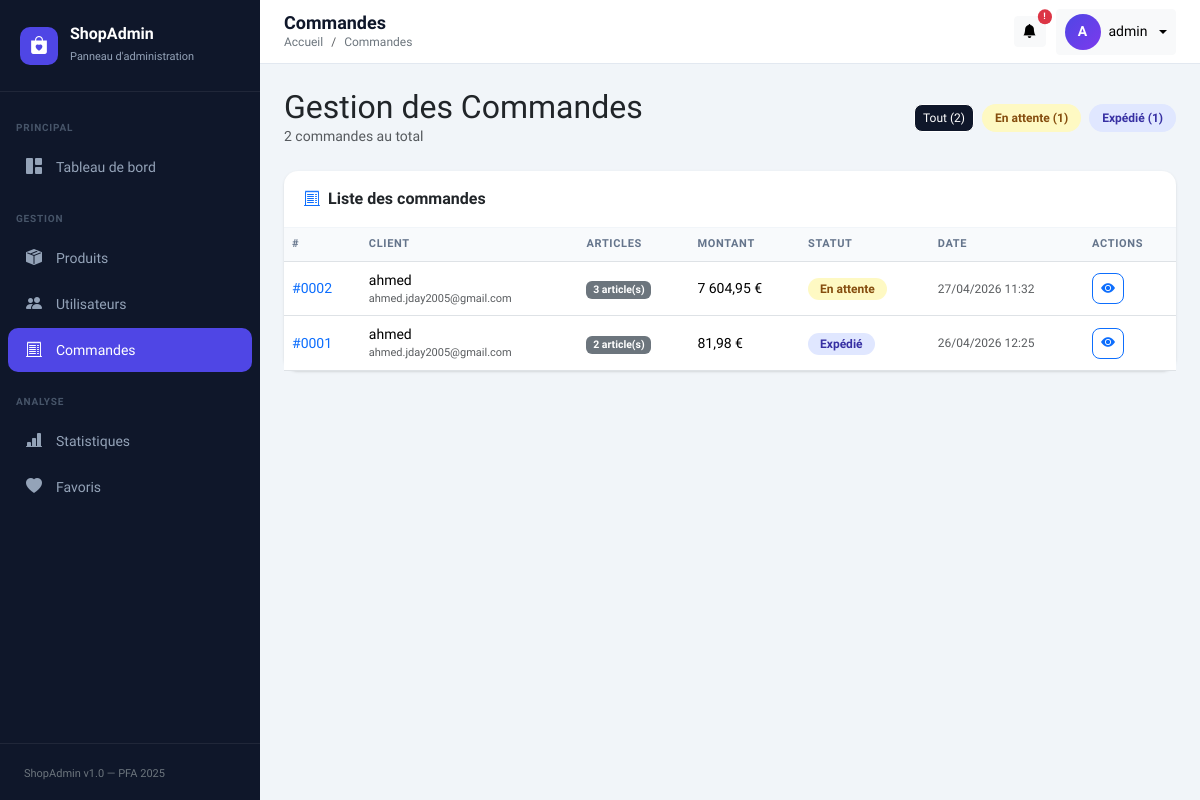
The page /dashboard-admin-main/index.php?page=orders (signed in) on the database as committed earlier.
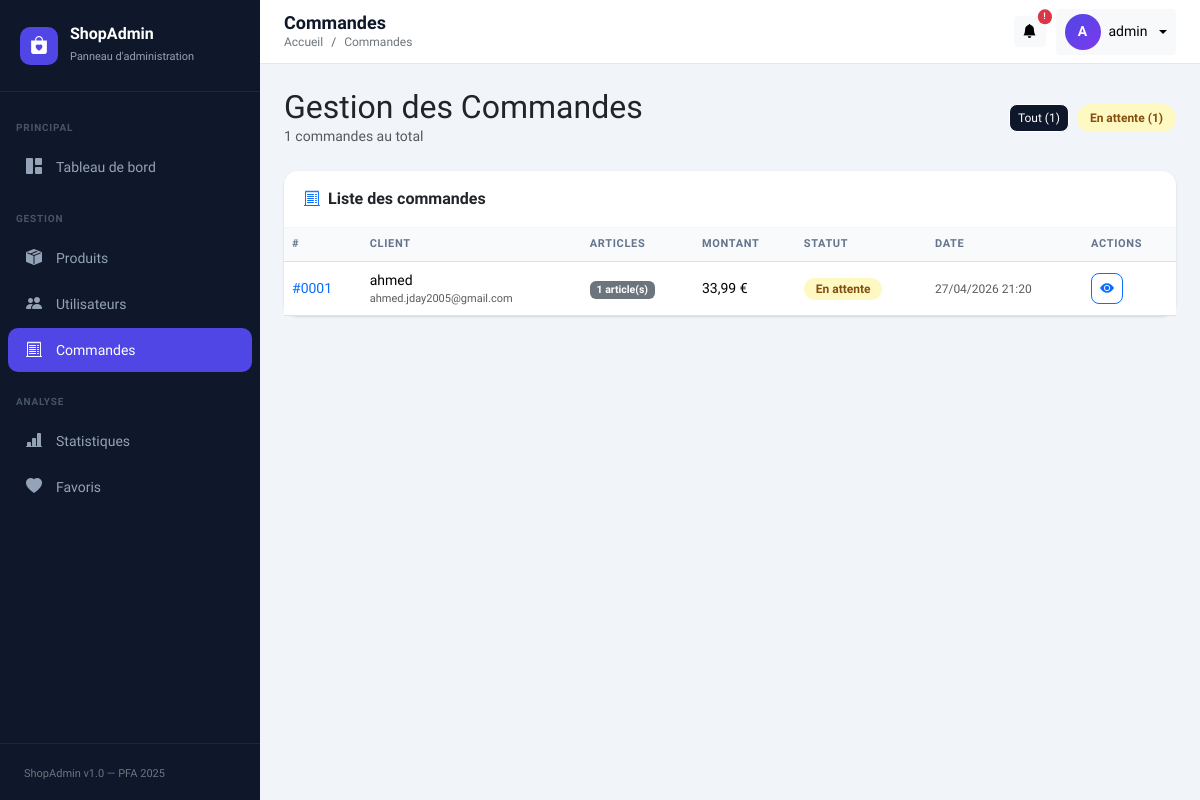
The same page on the database as committed later.
### tables this page shows
CREATE TABLE `orders` (
  `id` int(11) NOT NULL,
  `user_id` int(11) DEFAULT NULL,
  `total_price` decimal(10,2) DEFAULT NULL,
  `status` enum('pending','paid','shipped','delivered','cancelled') DEFAULT 'pending',
  `created_at` timestamp NOT NULL DEFAULT current_timestamp()
);

CREATE TABLE `users` (
  `id` int(11) NOT NULL,
  `name` varchar(50) NOT NULL,
  `email` varchar(255) NOT NULL,
  `role` enum('admin','customer') DEFAULT 'customer',
  `is_active` tinyint(1) DEFAULT 1,
  `password` varchar(255) NOT NULL,
  `reset_token_hash` varchar(64) DEFAULT NULL,
  `reset_token_expires_at` datetime DEFAULT NULL,
  `is_verified` tinyint(1) DEFAULT 0,
  `verification_code` varchar(6) DEFAULT NULL,
  `code_expiry` datetime DEFAULT NULL
);

### dashboard-admin-main/controllers/OrderController.php (called while the page is built, shortened)
<?php
require_once __DIR__ . '/../models/Order.php';
class OrderController {
    private Order $model;
    public function __construct() {
        $this->model = new Order();
    }
    public function index(): void {
        $orders = $this->model->getAll();
        require __DIR__ . '/../views/orders/index.php';
    }
}

### dashboard-admin-main/config/database.php (called while the page is built, shortened)
<?php
class Database {
    private static ?PDO $instance = null;
    public static function getInstance(): PDO {
        if (self::$instance === null) {
            $dsn = "mysql:host=" . DB_HOST . ";dbname=" . DB_NAME . ";charset=" . DB_CHARSET;
            $options = [
                PDO::ATTR_ERRMODE            => PDO::ERRMODE_EXCEPTION,
                PDO::ATTR_DEFAULT_FETCH_MODE => PDO::FETCH_ASSOC,
                PDO::ATTR_EMULATE_PREPARES   => false,
            ];
            try {
                self::$instance = new PDO($dsn, DB_USER, DB_PASS, $options);
            } catch (PDOException $e) {
                error_log("Erreur connexion DB : " . $e->getMessage());
                die(json_encode(['error' => 'Connexion à la base de données échouée.']));
            }
        }
        return self::$instance;
    }
}

### dashboard-admin-main/models/Order.php (called while the page is built, shortened)
<?php
require_once __DIR__ . '/../config/database.php';
class Order {
    private PDO $db;
    public function __construct() {
        $this->db = Database::getInstance();
    }
    public function getAll(): array {
        $stmt = $this->db->query("
            SELECT o.*, o.total_price AS total, u.name AS user_name, u.email AS user_email,
                   COUNT(oi.id) AS items_count
            FROM orders o
            JOIN users u ON o.user_id = u.id
            LEFT JOIN order_items oi ON o.id = oi.order_id
            GROUP BY o.id
            ORDER BY o.created_at DESC
        ");
        return $stmt->fetchAll();
    }
}

### dashboard-admin-main/views/orders/index.php (the view, shortened to what the changed rows need)
<?php
require_once __DIR__ . '/../../includes/header.php';
require_once __DIR__ . '/../../includes/sidebar.php';
$statusCounts = [];
foreach ($orders as $o) {
    $statusCounts[$o['status']] = ($statusCounts[$o['status']] ?? 0) + 1;
}
?>
<div class="main-wrapper">
    <?php require_once __DIR__ . '/../../includes/navbar.php'; ?>
    <div class="content-area">
        <div class="d-flex justify-content-between align-items-center mb-4">
            <div>
                <h2 class="fw-800 mb-0">Gestion des Commandes</h2>
                <p class="text-muted mb-0" style="font-size:14px;"><?= count($orders) ?> commandes au total</p>
            </div>
            <div class="d-flex gap-2 flex-wrap">
                <button class="btn btn-sm filter-btn active" data-filter="all"
                        style="border-radius:8px;background:#0f172a;color:#fff;font-size:12px;">
                    Tout (<?= count($orders) ?>)
                </button>
                <?php
                $statusLabels = [
                    'pending'    => ['label'=>'En attente',  'class'=>'status-pending'],
                    'processing' => ['label'=>'En cours',    'class'=>'status-processing'],
                    'shipped'    => ['label'=>'Expédié',     'class'=>'status-shipped'],
                    'delivered'  => ['label'=>'Livré',       'class'=>'status-delivered'],
                    'cancelled'  => ['label'=>'Annulé',      'class'=>'status-cancelled'],
                ];
                foreach ($statusLabels as $key => $info):
                    if (isset($statusCounts[$key])): ?>
                <button class="btn btn-sm filter-btn status-badge <?= $info['class'] ?>"
                        data-filter="<?= $key ?>" style="font-size:12px;">
                    <?= $info['label'] ?> (<?= $statusCounts[$key] ?>)
                </button>
                <?php endif; endforeach; ?>
            </div>
        </div>
        <div class="card">
            <div class="card-header">
                <i class="bi bi-receipt-cutoff me-2 text-primary"></i>Liste des commandes
            </div>
            <div class="table-responsive">
                <table class="table mb-0" id="ordersTable">
                    <thead>
                        <tr>
                            <th>#</th>
                            <th>Client</th>
                            <th>Articles</th>
                            <th>Montant</th>
                            <th>Statut</th>
                            <th>Date</th>
                            <th>Actions</th>
                        </tr>
                    </thead>
                    <tbody>
                        <?php if (empty($orders)): ?>
                        <tr>
                            <td colspan="7" class="text-center py-5 text-muted">
                                <i class="bi bi-receipt fs-1 d-block mb-2"></i>Aucune commande.
                            </td>
                        </tr>
                        <?php else: ?>
                        <?php foreach ($orders as $order): ?>
                        <tr data-status="<?= $order['status'] ?>">
                            <td>
                                <span class="fw-700 text-primary">#<?= str_pad($order['id'], 4, '0', STR_PAD_LEFT) ?></span>
                            </td>
                            <td>
                                <div class="fw-600" style="font-size:14px;"><?= htmlspecialchars($order['user_name']) ?></div>
                                <div class="text-muted" style="font-size:11px;"><?= htmlspecialchars($order['user_email']) ?></div>
                            </td>
                            <td>
                                <span class="badge bg-secondary"><?= $order['items_count'] ?> article(s)</span>
                            </td>
                            <td class="fw-700"><?= number_format($order['total'], 2, ',', ' ') ?> €</td>
                            <td>
                                <span class="status-badge status-<?= $order['status'] ?>">
                                    <?= $statusLabels[$order['status']]['label'] ?? $order['status'] ?>
                                </span>
                            </td>
                            <td class="text-muted" style="font-size:12px;">
                                <?= date('d/m/Y H:i', strtotime($order['created_at'])) ?>
                            </td>
                            <td>
                                <a href="index.php?page=orders&action=show&id=<?= $order['id'] ?>"
                                   class="btn btn-sm btn-outline-primary" style="border-radius:8px;" title="Voir détails">
                                    <i class="bi bi-eye-fill"></i>
                                </a>
                            </td>
                        </tr>
                        <?php endforeach; ?>
                        <?php endif; ?>
                    </tbody>
                </table>
            </div>
        </div>
    </div>
</div>
<?php require_once __DIR__ . '/../../includes/footer.php'; ?>

Rows that differ between the two databases and show on the page:
removed orders: id "0002", user.name "ahmed", user.email "ahmed.jday2005@gmail.com", items_count "3", total_price "7 604,95", status "En attente", created_at "27/04/2026 11:32"
changed orders "ahmed": items_count "2" → "1"; total_price "81,98" → "33,99"; status "Expédié" → "En attente"; created_at "26/04/2026 12:25" → "27/04/2026 21:20"
Other text that changed with them:
count($orders): "2" → "1"
list line gone: "Expédié ( 1 )"
